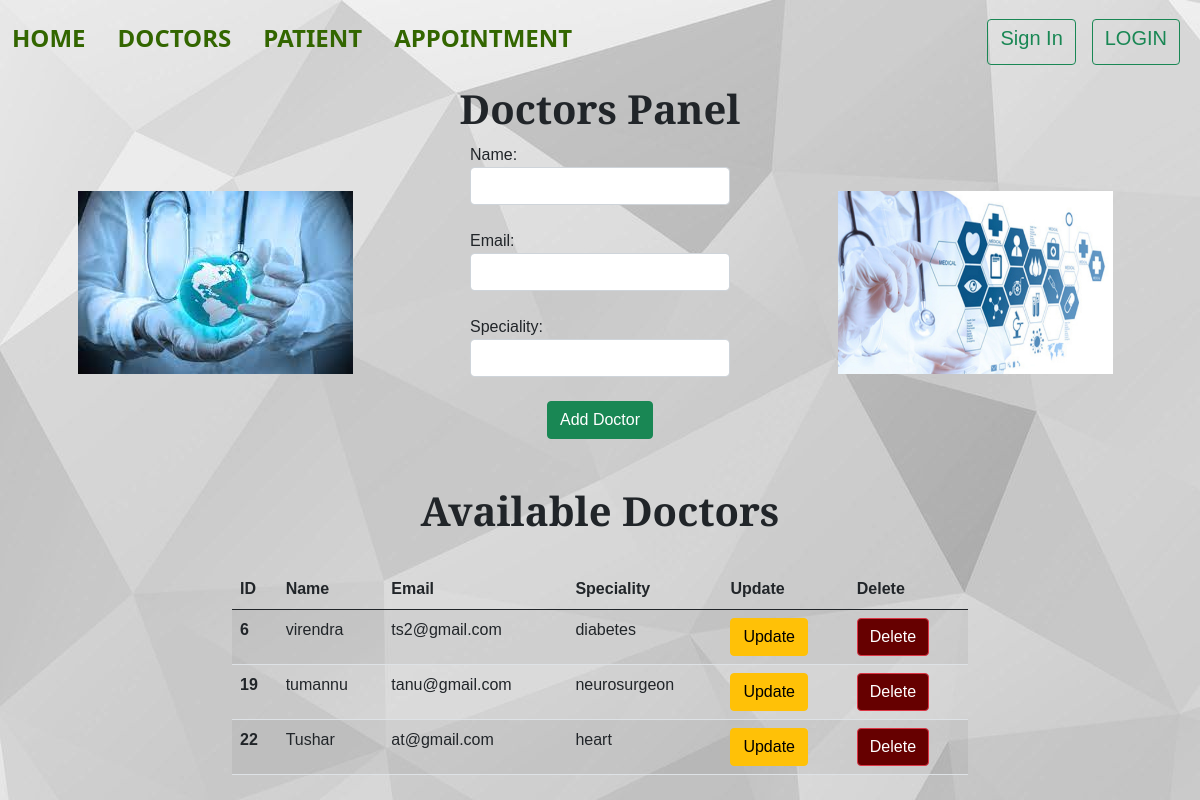
The app's page /doctors/ with its own data.
### home/models.py (models this page shows)
class Doctors(models.Model):
    name=models.CharField(max_length=30)
    email=models.EmailField(max_length=100)
    speciality=models.CharField(max_length=30)

### home/views.py (the view)
# urls.py: path('doctors/',views.doctors,name='doctors'),
def doctors(request):
    if request.method=='POST':
        fm=DoctorRegistration(request.POST)
        if fm.is_valid:
            fm.save()
        fm=DoctorRegistration()
    else:
        fm=DoctorRegistration()
    stud=Doctors.objects.all()
    return render(request,'doctors.html',{'form':fm,'stu':stud})

### home/forms.py
class DoctorRegistration(forms.ModelForm):
    class Meta:
        model=Doctors
        fields=['name','email','speciality']
        widgets={
            'name':forms.TextInput(attrs={'class':'form-control'}),
            'email':forms.EmailInput(attrs={'class':'form-control'}),
            'speciality':forms.TextInput(attrs={'class':'form-control'}),
        }

### templates/doctors.html (shortened to what this page needs)
{% extends 'base.html' %}
{% block dblock %}active{% endblock dblock %}
{% block body %}
<center><h1><strong>Doctors Panel</strong></h1></center>
<div class="container">
  <div class="row">
    <div class="col-sm-4 py-4 p-lg-5">
    <img src="../static/img/dg1.jpg" alt="loading...">
    </div>
    <div class="col-sm-4">
    <form class="row gx-3 gy-2 align-items-center px-5" action="" method='post'>
    {{form.as_p}}
    <center><input type="submit" class="btn btn-success" value="Add Doctor"></center>
    </form>
    </div>
    <div class="col-sm-4 py-4 px-4 p-lg-5">
    <img class="dimg" src="../static/img/dg2.jpg" alt="loading...">
    </div>
  </div>
</div>
<div class="container">
<div class="row">
<div class="col-sm-8 offset-2">
<br>
<br>
<center><h1><strong>Available Doctors</strong></h1></center>
<br>
<table class="table table-striped table-hover">
  <thead>
    <tr>
      <th scope="col">ID</th>
      <th scope="col">Name</th>
      <th scope="col">Email</th>
      <th scope="col">Speciality</th>
      <th scope="col">Update</th>
      <th scope="col">Delete</th>
    </tr>
  </thead>
  <tbody>
    {% for st in stu %}
    <tr>
      <th scope="row">{{st.id}}</th>
      <td>{{st.name}}</td>
      <td>{{st.email}}</td>
      <td>{{st.speciality}}</td>
      <td><a class="btn btn-warning b2" href="{% url 'update_data' st.id %}" role="button">Update</a></td>
      <td>
      <form action="{% url 'delete_data' st.id %}" method="post">
        <input type="submit" class="btn btn-danger b1" value="Delete">
      </form>
      </td>
    </tr>
    {% endfor %}
  </tbody>
</table>
</div>
</div>
</div>
{% endblock body %}

### templates/base.html (shortened to what this page needs)
<!doctype html>
<html lang="en">
  <head>
    <link rel="stylesheet" href="https://cdnjs.cloudflare.com/ajax/libs/font-awesome/4.7.0/css/font-awesome.min.css">
    <link href="https://cdn.jsdelivr.net/npm/bootstrap@5.0.1/dist/css/bootstrap.min.css" rel="stylesheet">
  </head>
  <body>
        <nav class="navbar navbar-expand-lg navbar  navi">
  <div class="container-fluid py-2">
    <a class="navbar-brand nl" href="/home"><h4><strong>Home</strong></h4></a>
    <div class="collapse navbar-collapse" id="navbarSupportedContent">
      <ul class="navbar-nav me-auto mb-2 mb-lg-0">
        <li class="nav-item px-2">
          <a class="nav-link {% block dblock %}{% endblock dblock %} nl" href="/doctors"><h4><strong>Doctors</strong></h4></a>
        </li>
        <li class="nav-item px-2">
          <a class="nav-link {% block pblock %}{% endblock pblock %} nl" href="/patient"><h4><strong>Patient</strong></h4></a>
        </li>
        <li class="nav-item px-2">
          <a class="nav-link {% block ablock %}{% endblock ablock %} nl" href="/appointment"><h4><strong>Appointment</strong></h4></a>
        </li>
      </ul>
      <form class="d-flex text-danger">
        {% if user.is_authenticated %}
          {% comment %} Welcome {{request.user}} {% endcomment %}
          <div class="dropdown">
            <button class="btn btn-success dropdown-toggle bn" type="button" id="dropdownMenuButton1" data-bs-toggle="dropdown" aria-expanded="false">
              Welcome {{request.user}}
            </button>
            <ul class="dropdown-menu" aria-labelledby="dropdownMenuButton1">
              <li><a class="dropdown-item text-dark" href="/logout">Logout</a></li>
            </ul>
          </div>
        {% else %}
            <button type="button" class="btn btn-outline-success mx-2" data-bs-toggle="modal" data-bs-target="#exampleModal1">
            <h5>Sign In</h5>
            </button>
            <button type="button" class="btn btn-outline-success mx-2" data-bs-toggle="modal" data-bs-target="#exampleModal2">
            <h5>LOGIN</h5>
            </button>
        {% endif %}
      </form>
    </div>
  </div>
</nav>
            {% block body %}{% endblock body %}
  </body>
</html>

### records on screen
Doctors: id "6", name "virendra", email "ts2@gmail.com", speciality "diabetes"
Doctors: id "19", name "tumannu", email "tanu@gmail.com", speciality "neurosurgeon"
Doctors: id "22", name "Tushar", email "at@gmail.com", speciality "heart"
